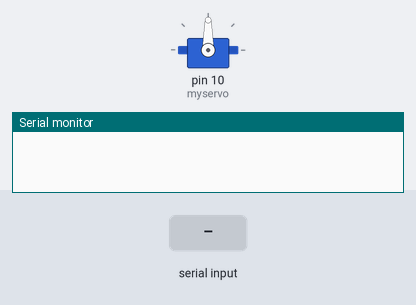
The sketch below on a simulated Arduino Uno, built with avr-gcc and run on an emulated ATmega328P. Parts: servo, the last lines printed to the serial monitor. The inputs (shaded band) are chosen by the test bench.

Above: at 1.2 s.
1.3 s: "90,45\n" received over the second serial link
At 2.3 s:
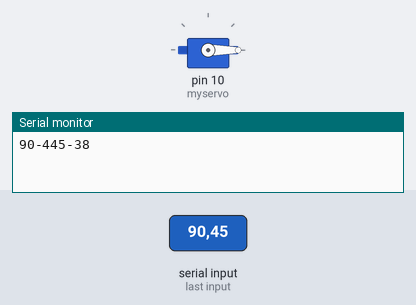
2.8 s: "30,150\n" received over the second serial link
Timing chart, 0 to 5.8 s (numbered marks = the images above; inputs shaded):
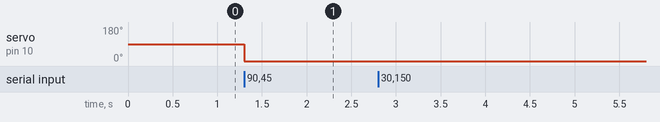

Measured:
- after the input at 1.3 s, servo on pin 10 (myservo): 90° → 0° at once

The sketch:

Potentiometer_Uno.ino
```cpp
#include <SoftwareSerial.h>

#define BT_SERIAL_TX 1

#define BT_SERIAL_RX 0

SoftwareSerial BluetoothSerial(BT_SERIAL_TX, BT_SERIAL_RX);

#include <Servo.h>

Servo myservo;
char val = ' ';

void setup()

{

Serial.begin(57600);

BluetoothSerial.begin(57600);

myservo.attach(10);

}

void loop()

{

if (BluetoothSerial.available()>0)

{
val = BluetoothSerial.read();

int servoAng = val - '0';
Serial.print(servoAng);

myservo.write(servoAng);

}

}
```
